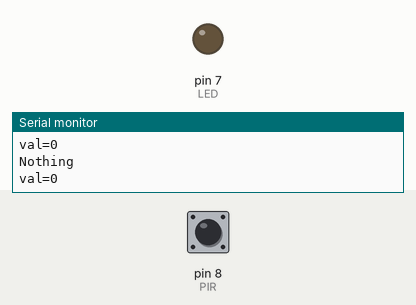
This sketch was run on a simulated Arduino Uno, built with avr-gcc and run on an emulated ATmega328P. On the bench: output pins drawn as LEDs (lit = HIGH), the last lines printed to the serial monitor. Dashed ring = blinking. Inputs (shaded band) come from the test bench; at power-on: pin 8 (PIR) LOW.

Above: at 1.2 s.
1.3 s: pin 8 (PIR) driven HIGH
At 2.4 s:
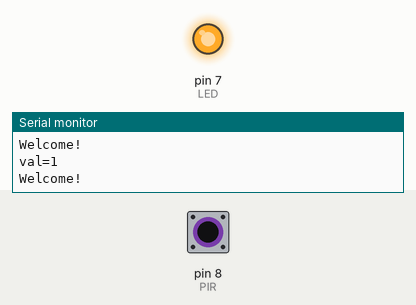
2.8 s: pin 8 (PIR) driven LOW
At 3.7 s:
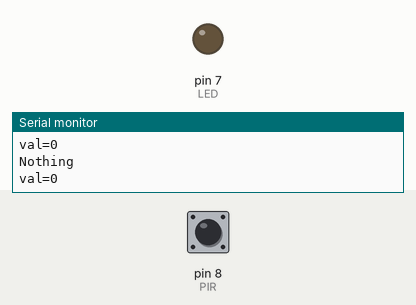
4.3 s: pin 8 (PIR) pulsed HIGH 2 times (0.12 s each, 0.3 s apart)
At 4.67 s:
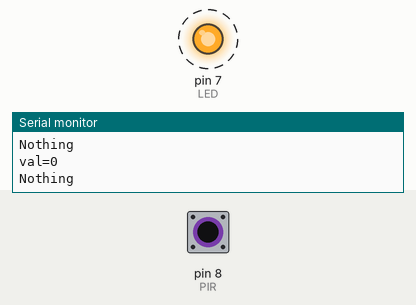
7.9 s: pin 8 (PIR) pulsed HIGH 2 times (0.12 s each, 0.3 s apart)
At 9.4 s:
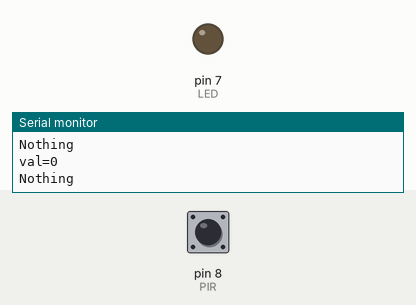
Timing chart, 0 to 10.9 s (numbered marks = the images above; inputs shaded):
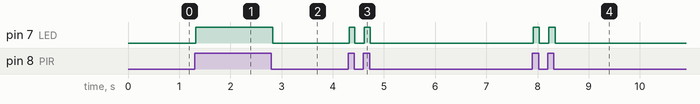

The sketch:

pir_censer.ino
```cpp
// C++ code
//
int LED = 7;
int PIR = 8;
int val =0;

void setup()
{
  pinMode(LED,OUTPUT);
  pinMode(PIR,INPUT);
  Serial.begin(9600);
}


void loop()
{
  val = digitalRead(PIR);
  Serial.print("val=");
  Serial.println(val);

  if(val == HIGH){
  	digitalWrite(LED, HIGH);
    Serial.println("Welcome!");
  }
  else{
  	digitalWrite(LED,LOW);
    Serial.println("Nothing");
  }
 // delay(1000);

}
```

Measured:
- after the input at 1.3 s, pin 7 (LED): LOW → HIGH at once
- after the input at 2.8 s, pin 7 (LED): HIGH → LOW at once
- after the input at 4.3 s, pin 7 (LED): alternates HIGH for 0.11 s and LOW for 0.18 s, 4 changes in all, then stays LOW, starting at once
- after the input at 7.9 s, pin 7 (LED): alternates HIGH for 0.12 s and LOW for 0.18 s, 4 changes in all, then stays LOW, starting at once
